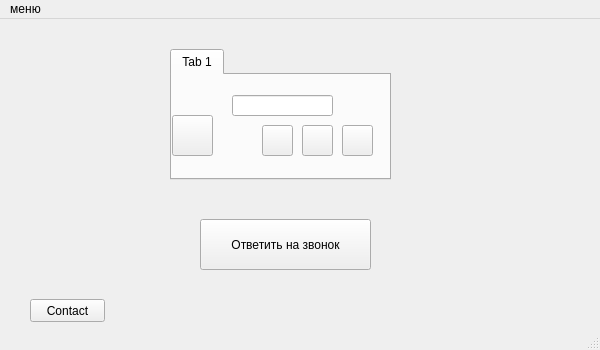
<?xml version="1.0" encoding="UTF-8"?>
<ui version="4.0">
 <class>MainWindow</class>
 <widget class="QMainWindow" name="MainWindow">
  <property name="geometry">
   <rect>
    <x>0</x>
    <y>0</y>
    <width>600</width>
    <height>350</height>
   </rect>
  </property>
  <property name="windowTitle">
   <string>MainWindow</string>
  </property>
  <property name="styleSheet">
   <string notr="true">QMainWindow{
border-image: url(&quot;img/bg.jpg&quot;);
}
</string>
  </property>
  <widget class="QWidget" name="centralwidget">
   <widget class="QPushButton" name="pushButton_5">
    <property name="geometry">
     <rect>
      <x>200</x>
      <y>200</y>
      <width>171</width>
      <height>51</height>
     </rect>
    </property>
    <property name="text">
     <string>Ответить на звонок</string>
    </property>
   </widget>
   <widget class="QLabel" name="label_2">
    <property name="geometry">
     <rect>
      <x>540</x>
      <y>10</y>
      <width>51</width>
      <height>21</height>
     </rect>
    </property>
    <property name="styleSheet">
     <string notr="true">QLabel{
color:white;
}</string>
    </property>
    <property name="text">
     <string/>
    </property>
   </widget>
   <widget class="QPushButton" name="pushButton">
    <property name="geometry">
     <rect>
      <x>30</x>
      <y>280</y>
      <width>75</width>
      <height>23</height>
     </rect>
    </property>
    <property name="text">
     <string>Contact</string>
    </property>
   </widget>
   <widget class="QTabWidget" name="tabWidget">
    <property name="geometry">
     <rect>
      <x>170</x>
      <y>30</y>
      <width>221</width>
      <height>131</height>
     </rect>
    </property>
    <property name="styleSheet">
     <string notr="true">QWidget{
background-color:;
}


</string>
    </property>
    <property name="currentIndex">
     <number>0</number>
    </property>
    <widget class="QWidget" name="tab">
     <attribute name="title">
      <string>Tab 1</string>
     </attribute>
     <widget class="QLineEdit" name="lineEdit">
      <property name="geometry">
       <rect>
        <x>60</x>
        <y>20</y>
        <width>101</width>
        <height>21</height>
       </rect>
      </property>
      <property name="styleSheet">
       <string notr="true"/>
      </property>
     </widget>
     <widget class="QPushButton" name="pushButton_2">
      <property name="geometry">
       <rect>
        <x>90</x>
        <y>50</y>
        <width>31</width>
        <height>31</height>
       </rect>
      </property>
      <property name="styleSheet">
       <string notr="true">QPushButton{
border-image: url(&quot;img/call1.png&quot;);
}

QPushButton:hover{
border-image: url(&quot;img/call2.png&quot;);
}

QPushButton:pressed{
border-image: url(&quot;img/call3.png&quot;);
}</string>
      </property>
      <property name="text">
       <string/>
      </property>
     </widget>
     <widget class="QPushButton" name="pushButton_3">
      <property name="geometry">
       <rect>
        <x>130</x>
        <y>50</y>
        <width>31</width>
        <height>31</height>
       </rect>
      </property>
      <property name="styleSheet">
       <string notr="true">QPushButton{
border-image: url(&quot;img/pause1.png&quot;);
}

QPushButton:hover{
border-image: url(&quot;img/pause2.png&quot;);
}

QPushButton:pressed{
border-image: url(&quot;img/pause3.png&quot;);
}</string>
      </property>
      <property name="text">
       <string/>
      </property>
     </widget>
     <widget class="QPushButton" name="pushButton_4">
      <property name="geometry">
       <rect>
        <x>0</x>
        <y>40</y>
        <width>41</width>
        <height>41</height>
       </rect>
      </property>
      <property name="styleSheet">
       <string notr="true">QPushButton{
border-image: url(&quot;img/play1.png&quot;);
}

QPushButton:hover{
border-image: url(&quot;img/play2.png&quot;);
}

QPushButton:pressed{
border-image: url(&quot;img/play3.png&quot;);
}</string>
      </property>
      <property name="text">
       <string/>
      </property>
     </widget>
     <widget class="QPushButton" name="pushButton_6">
      <property name="geometry">
       <rect>
        <x>170</x>
        <y>50</y>
        <width>31</width>
        <height>31</height>
       </rect>
      </property>
      <property name="styleSheet">
       <string notr="true">QPushButton{
border-image: url(&quot;img/cancel2.png&quot;);
}

QPushButton:hover{
border-image: url(&quot;img/cancel1.png&quot;);
}

QPushButton:pressed{
border-image: url(&quot;img/cancel3.png&quot;);
}</string>
      </property>
      <property name="text">
       <string/>
      </property>
     </widget>
    </widget>
   </widget>
  </widget>
  <widget class="QMenuBar" name="menubar">
   <property name="geometry">
    <rect>
     <x>0</x>
     <y>0</y>
     <width>600</width>
     <height>21</height>
    </rect>
   </property>
   <widget class="QMenu" name="menu">
    <property name="title">
     <string>меню</string>
    </property>
    <addaction name="separator"/>
    <addaction name="separator"/>
    <addaction name="actionOpenDialog"/>
   </widget>
   <addaction name="menu"/>
  </widget>
  <widget class="QStatusBar" name="statusbar"/>
  <action name="actionOpenDialog">
   <property name="text">
    <string>OpenDialog</string>
   </property>
  </action>
 </widget>
 <resources/>
 <connections/>
</ui>
